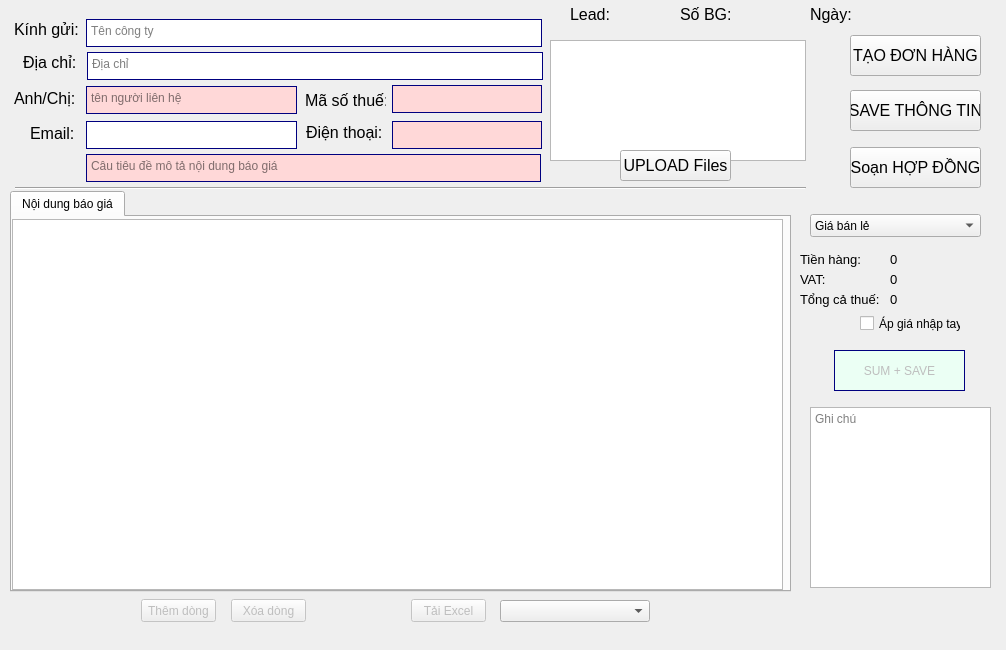
<?xml version="1.0" encoding="UTF-8"?>
<ui version="4.0">
 <class>Win_bao_gia</class>
 <widget class="QMainWindow" name="Win_bao_gia">
  <property name="geometry">
   <rect>
    <x>0</x>
    <y>0</y>
    <width>1006</width>
    <height>650</height>
   </rect>
  </property>
  <property name="minimumSize">
   <size>
    <width>800</width>
    <height>650</height>
   </size>
  </property>
  <property name="maximumSize">
   <size>
    <width>1600</width>
    <height>1400</height>
   </size>
  </property>
  <property name="windowTitle">
   <string>Tạo báo giá mới</string>
  </property>
  <widget class="QWidget" name="centralwidget">
   <widget class="QLabel" name="label_2">
    <property name="geometry">
     <rect>
      <x>14</x>
      <y>19</y>
      <width>81</width>
      <height>21</height>
     </rect>
    </property>
    <property name="font">
     <font>
      <pointsize>12</pointsize>
     </font>
    </property>
    <property name="text">
     <string>Kính gửi:</string>
    </property>
   </widget>
   <widget class="QLabel" name="label_3">
    <property name="geometry">
     <rect>
      <x>14</x>
      <y>88</y>
      <width>81</width>
      <height>21</height>
     </rect>
    </property>
    <property name="font">
     <font>
      <pointsize>12</pointsize>
     </font>
    </property>
    <property name="text">
     <string>Anh/Chị:</string>
    </property>
   </widget>
   <widget class="QLabel" name="label_4">
    <property name="geometry">
     <rect>
      <x>306</x>
      <y>122</y>
      <width>81</width>
      <height>21</height>
     </rect>
    </property>
    <property name="font">
     <font>
      <pointsize>12</pointsize>
     </font>
    </property>
    <property name="text">
     <string>Điện thoại:</string>
    </property>
   </widget>
   <widget class="QLabel" name="label_5">
    <property name="geometry">
     <rect>
      <x>30</x>
      <y>123</y>
      <width>81</width>
      <height>21</height>
     </rect>
    </property>
    <property name="font">
     <font>
      <pointsize>12</pointsize>
     </font>
    </property>
    <property name="text">
     <string>Email:</string>
    </property>
   </widget>
   <widget class="QLabel" name="label_10">
    <property name="geometry">
     <rect>
      <x>680</x>
      <y>4</y>
      <width>51</width>
      <height>21</height>
     </rect>
    </property>
    <property name="font">
     <font>
      <pointsize>12</pointsize>
     </font>
    </property>
    <property name="text">
     <string>Số BG:</string>
    </property>
   </widget>
   <widget class="QLabel" name="label_ngay_1">
    <property name="geometry">
     <rect>
      <x>810</x>
      <y>4</y>
      <width>51</width>
      <height>21</height>
     </rect>
    </property>
    <property name="font">
     <font>
      <pointsize>12</pointsize>
     </font>
    </property>
    <property name="text">
     <string>Ngày:</string>
    </property>
   </widget>
   <widget class="QTextEdit" name="text_ten_congty">
    <property name="geometry">
     <rect>
      <x>86</x>
      <y>19</y>
      <width>456</width>
      <height>28</height>
     </rect>
    </property>
    <property name="font">
     <font>
      <pointsize>9</pointsize>
     </font>
    </property>
    <property name="styleSheet">
     <string notr="true">border: 1px solid black;
border-color: rgb(0, 0, 127);</string>
    </property>
    <property name="placeholderText">
     <string>Tên công ty</string>
    </property>
   </widget>
   <widget class="QTextEdit" name="text_nguoi_lien_he">
    <property name="geometry">
     <rect>
      <x>86</x>
      <y>86</y>
      <width>211</width>
      <height>28</height>
     </rect>
    </property>
    <property name="font">
     <font>
      <pointsize>9</pointsize>
     </font>
    </property>
    <property name="styleSheet">
     <string notr="true">border: 1px solid black;
background-color: rgb(255, 216, 216);
border-color: rgb(0, 0, 127);</string>
    </property>
    <property name="placeholderText">
     <string>tên người liên hệ</string>
    </property>
   </widget>
   <widget class="QTextEdit" name="text_sdt">
    <property name="geometry">
     <rect>
      <x>392</x>
      <y>121</y>
      <width>150</width>
      <height>28</height>
     </rect>
    </property>
    <property name="font">
     <font>
      <pointsize>9</pointsize>
     </font>
    </property>
    <property name="styleSheet">
     <string notr="true">border: 1px solid black;
background-color: rgb(255, 216, 216);
border-color: rgb(0, 0, 127);</string>
    </property>
   </widget>
   <widget class="QTextEdit" name="text_email">
    <property name="geometry">
     <rect>
      <x>86</x>
      <y>121</y>
      <width>211</width>
      <height>28</height>
     </rect>
    </property>
    <property name="font">
     <font>
      <pointsize>9</pointsize>
     </font>
    </property>
    <property name="styleSheet">
     <string notr="true">border: 1px solid black;
border-color: rgb(0, 0, 127);</string>
    </property>
   </widget>
   <widget class="QTextEdit" name="text_noi_dung">
    <property name="geometry">
     <rect>
      <x>86</x>
      <y>154</y>
      <width>455</width>
      <height>28</height>
     </rect>
    </property>
    <property name="font">
     <font>
      <pointsize>9</pointsize>
     </font>
    </property>
    <property name="styleSheet">
     <string notr="true">border: 1px solid black;
background-color: rgb(255, 216, 216);
border-color: rgb(0, 0, 127);</string>
    </property>
    <property name="placeholderText">
     <string>Câu tiêu đề mô tả nội dung báo giá</string>
    </property>
   </widget>
   <widget class="Line" name="line">
    <property name="geometry">
     <rect>
      <x>15</x>
      <y>180</y>
      <width>791</width>
      <height>16</height>
     </rect>
    </property>
    <property name="orientation">
     <enum>Qt::Horizontal</enum>
    </property>
   </widget>
   <widget class="QTextEdit" name="text_mst">
    <property name="geometry">
     <rect>
      <x>392</x>
      <y>85</y>
      <width>150</width>
      <height>28</height>
     </rect>
    </property>
    <property name="font">
     <font>
      <pointsize>9</pointsize>
     </font>
    </property>
    <property name="styleSheet">
     <string notr="true">border: 1px solid black;
background-color: rgb(255, 216, 216);
border-color: rgb(0, 0, 127);</string>
    </property>
   </widget>
   <widget class="QLabel" name="label_9">
    <property name="geometry">
     <rect>
      <x>305</x>
      <y>90</y>
      <width>81</width>
      <height>21</height>
     </rect>
    </property>
    <property name="font">
     <font>
      <pointsize>12</pointsize>
     </font>
    </property>
    <property name="text">
     <string>Mã số thuế:</string>
    </property>
   </widget>
   <widget class="QPushButton" name="but_tao_don_hang">
    <property name="geometry">
     <rect>
      <x>850</x>
      <y>35</y>
      <width>131</width>
      <height>41</height>
     </rect>
    </property>
    <property name="font">
     <font>
      <pointsize>12</pointsize>
     </font>
    </property>
    <property name="text">
     <string>TẠO ĐƠN HÀNG</string>
    </property>
   </widget>
   <widget class="QLabel" name="label_noti">
    <property name="geometry">
     <rect>
      <x>230</x>
      <y>191</y>
      <width>751</width>
      <height>21</height>
     </rect>
    </property>
    <property name="font">
     <font>
      <pointsize>11</pointsize>
      <italic>true</italic>
      <bold>true</bold>
     </font>
    </property>
    <property name="text">
     <string/>
    </property>
   </widget>
   <widget class="QLabel" name="label_so_bg">
    <property name="geometry">
     <rect>
      <x>730</x>
      <y>4</y>
      <width>41</width>
      <height>21</height>
     </rect>
    </property>
    <property name="font">
     <font>
      <pointsize>12</pointsize>
     </font>
    </property>
    <property name="text">
     <string/>
    </property>
   </widget>
   <widget class="QLabel" name="label_ngay">
    <property name="geometry">
     <rect>
      <x>857</x>
      <y>4</y>
      <width>141</width>
      <height>21</height>
     </rect>
    </property>
    <property name="font">
     <font>
      <pointsize>12</pointsize>
     </font>
    </property>
    <property name="text">
     <string/>
    </property>
   </widget>
   <widget class="QLabel" name="label_11">
    <property name="geometry">
     <rect>
      <x>570</x>
      <y>4</y>
      <width>41</width>
      <height>21</height>
     </rect>
    </property>
    <property name="font">
     <font>
      <pointsize>12</pointsize>
     </font>
    </property>
    <property name="text">
     <string>Lead:</string>
    </property>
   </widget>
   <widget class="QLabel" name="label_lead_id">
    <property name="geometry">
     <rect>
      <x>610</x>
      <y>5</y>
      <width>41</width>
      <height>21</height>
     </rect>
    </property>
    <property name="font">
     <font>
      <pointsize>12</pointsize>
     </font>
    </property>
    <property name="text">
     <string/>
    </property>
   </widget>
   <widget class="QTextEdit" name="text_dia_chi">
    <property name="geometry">
     <rect>
      <x>87</x>
      <y>52</y>
      <width>456</width>
      <height>28</height>
     </rect>
    </property>
    <property name="font">
     <font>
      <pointsize>9</pointsize>
     </font>
    </property>
    <property name="styleSheet">
     <string notr="true">border: 1px solid black;
border-color: rgb(0, 0, 127);</string>
    </property>
    <property name="placeholderText">
     <string>Địa chỉ</string>
    </property>
   </widget>
   <widget class="QLabel" name="label_6">
    <property name="geometry">
     <rect>
      <x>23</x>
      <y>52</y>
      <width>81</width>
      <height>21</height>
     </rect>
    </property>
    <property name="font">
     <font>
      <pointsize>12</pointsize>
     </font>
    </property>
    <property name="text">
     <string>Địa chỉ:</string>
    </property>
   </widget>
   <widget class="QTabWidget" name="tabWidget">
    <property name="geometry">
     <rect>
      <x>10</x>
      <y>191</y>
      <width>781</width>
      <height>401</height>
     </rect>
    </property>
    <property name="currentIndex">
     <number>0</number>
    </property>
    <widget class="QWidget" name="tab">
     <attribute name="title">
      <string>Nội dung báo giá</string>
     </attribute>
     <widget class="QTableWidget" name="tableWidget">
      <property name="geometry">
       <rect>
        <x>0</x>
        <y>2</y>
        <width>771</width>
        <height>371</height>
       </rect>
      </property>
     </widget>
    </widget>
   </widget>
   <widget class="QLabel" name="label_tienhang">
    <property name="geometry">
     <rect>
      <x>800</x>
      <y>251</y>
      <width>91</width>
      <height>16</height>
     </rect>
    </property>
    <property name="font">
     <font>
      <pointsize>10</pointsize>
     </font>
    </property>
    <property name="text">
     <string>Tiền hàng:</string>
    </property>
   </widget>
   <widget class="QLabel" name="label_showtienhang">
    <property name="geometry">
     <rect>
      <x>890</x>
      <y>251</y>
      <width>91</width>
      <height>16</height>
     </rect>
    </property>
    <property name="font">
     <font>
      <pointsize>10</pointsize>
     </font>
    </property>
    <property name="text">
     <string>0</string>
    </property>
   </widget>
   <widget class="QLabel" name="label_tongcathue">
    <property name="geometry">
     <rect>
      <x>800</x>
      <y>291</y>
      <width>91</width>
      <height>16</height>
     </rect>
    </property>
    <property name="font">
     <font>
      <pointsize>10</pointsize>
     </font>
    </property>
    <property name="text">
     <string>Tổng cả thuế:</string>
    </property>
   </widget>
   <widget class="QLabel" name="label_showtongcong">
    <property name="geometry">
     <rect>
      <x>890</x>
      <y>291</y>
      <width>101</width>
      <height>16</height>
     </rect>
    </property>
    <property name="font">
     <font>
      <pointsize>10</pointsize>
     </font>
    </property>
    <property name="text">
     <string>0</string>
    </property>
   </widget>
   <widget class="QPushButton" name="but_xoa_dong">
    <property name="enabled">
     <bool>false</bool>
    </property>
    <property name="geometry">
     <rect>
      <x>231</x>
      <y>599</y>
      <width>75</width>
      <height>23</height>
     </rect>
    </property>
    <property name="text">
     <string>Xóa dòng</string>
    </property>
   </widget>
   <widget class="QPushButton" name="but_them_dong">
    <property name="enabled">
     <bool>false</bool>
    </property>
    <property name="geometry">
     <rect>
      <x>141</x>
      <y>599</y>
      <width>75</width>
      <height>23</height>
     </rect>
    </property>
    <property name="text">
     <string>Thêm dòng</string>
    </property>
   </widget>
   <widget class="QLabel" name="label_showvat">
    <property name="geometry">
     <rect>
      <x>890</x>
      <y>271</y>
      <width>91</width>
      <height>16</height>
     </rect>
    </property>
    <property name="font">
     <font>
      <pointsize>10</pointsize>
     </font>
    </property>
    <property name="text">
     <string>0</string>
    </property>
   </widget>
   <widget class="QComboBox" name="comboBox">
    <property name="geometry">
     <rect>
      <x>810</x>
      <y>214</y>
      <width>171</width>
      <height>23</height>
     </rect>
    </property>
    <item>
     <property name="text">
      <string>Giá bán lẻ</string>
     </property>
    </item>
    <item>
     <property name="text">
      <string>Giá cấp 2</string>
     </property>
    </item>
    <item>
     <property name="text">
      <string>Giá cấp 1</string>
     </property>
    </item>
    <item>
     <property name="text">
      <string>Giá thuê theo ngày</string>
     </property>
    </item>
    <item>
     <property name="text">
      <string>Giá thuê theo tháng</string>
     </property>
    </item>
    <item>
     <property name="text">
      <string>Giá thuê theo năm</string>
     </property>
    </item>
   </widget>
   <widget class="QLabel" name="label_vat">
    <property name="geometry">
     <rect>
      <x>800</x>
      <y>271</y>
      <width>71</width>
      <height>16</height>
     </rect>
    </property>
    <property name="font">
     <font>
      <pointsize>10</pointsize>
     </font>
    </property>
    <property name="text">
     <string>VAT:</string>
    </property>
   </widget>
   <widget class="QCheckBox" name="checkBox">
    <property name="geometry">
     <rect>
      <x>860</x>
      <y>313</y>
      <width>101</width>
      <height>21</height>
     </rect>
    </property>
    <property name="text">
     <string>Áp giá nhập tay</string>
    </property>
   </widget>
   <widget class="QTextEdit" name="text_ghi_chu">
    <property name="geometry">
     <rect>
      <x>810</x>
      <y>407</y>
      <width>181</width>
      <height>181</height>
     </rect>
    </property>
    <property name="placeholderText">
     <string>Ghi chú</string>
    </property>
   </widget>
   <widget class="QPushButton" name="but_excel">
    <property name="enabled">
     <bool>false</bool>
    </property>
    <property name="geometry">
     <rect>
      <x>411</x>
      <y>599</y>
      <width>75</width>
      <height>23</height>
     </rect>
    </property>
    <property name="text">
     <string>Tải Excel</string>
    </property>
   </widget>
   <widget class="QPushButton" name="but_luu_file">
    <property name="enabled">
     <bool>false</bool>
    </property>
    <property name="geometry">
     <rect>
      <x>834</x>
      <y>350</y>
      <width>131</width>
      <height>41</height>
     </rect>
    </property>
    <property name="styleSheet">
     <string notr="true">border: 1px solid black;
border-color: rgb(0, 0, 127);
background-color: rgb(235, 255, 244);</string>
    </property>
    <property name="text">
     <string>SUM + SAVE</string>
    </property>
   </widget>
   <widget class="QComboBox" name="combo_cty">
    <property name="geometry">
     <rect>
      <x>500</x>
      <y>600</y>
      <width>150</width>
      <height>22</height>
     </rect>
    </property>
   </widget>
   <widget class="QPushButton" name="but_save_thong_tin">
    <property name="geometry">
     <rect>
      <x>850</x>
      <y>90</y>
      <width>131</width>
      <height>41</height>
     </rect>
    </property>
    <property name="font">
     <font>
      <pointsize>12</pointsize>
     </font>
    </property>
    <property name="text">
     <string>SAVE THÔNG TIN</string>
    </property>
   </widget>
   <widget class="QPushButton" name="but_hop_dong">
    <property name="geometry">
     <rect>
      <x>850</x>
      <y>147</y>
      <width>131</width>
      <height>41</height>
     </rect>
    </property>
    <property name="font">
     <font>
      <pointsize>12</pointsize>
     </font>
    </property>
    <property name="text">
     <string>Soạn HỢP ĐỒNG</string>
    </property>
   </widget>
   <widget class="QTextBrowser" name="txt_file">
    <property name="geometry">
     <rect>
      <x>550</x>
      <y>40</y>
      <width>256</width>
      <height>121</height>
     </rect>
    </property>
   </widget>
   <widget class="QPushButton" name="but_upload">
    <property name="geometry">
     <rect>
      <x>620</x>
      <y>150</y>
      <width>111</width>
      <height>31</height>
     </rect>
    </property>
    <property name="font">
     <font>
      <pointsize>12</pointsize>
     </font>
    </property>
    <property name="text">
     <string>UPLOAD Files</string>
    </property>
   </widget>
   <zorder>tabWidget</zorder>
   <zorder>label_2</zorder>
   <zorder>label_3</zorder>
   <zorder>label_4</zorder>
   <zorder>label_5</zorder>
   <zorder>label_10</zorder>
   <zorder>label_ngay_1</zorder>
   <zorder>text_ten_congty</zorder>
   <zorder>text_nguoi_lien_he</zorder>
   <zorder>text_sdt</zorder>
   <zorder>text_email</zorder>
   <zorder>text_noi_dung</zorder>
   <zorder>line</zorder>
   <zorder>text_mst</zorder>
   <zorder>label_9</zorder>
   <zorder>but_tao_don_hang</zorder>
   <zorder>label_so_bg</zorder>
   <zorder>label_ngay</zorder>
   <zorder>label_11</zorder>
   <zorder>label_lead_id</zorder>
   <zorder>text_dia_chi</zorder>
   <zorder>label_6</zorder>
   <zorder>label_noti</zorder>
   <zorder>label_tienhang</zorder>
   <zorder>label_showtienhang</zorder>
   <zorder>label_tongcathue</zorder>
   <zorder>label_showtongcong</zorder>
   <zorder>but_xoa_dong</zorder>
   <zorder>but_them_dong</zorder>
   <zorder>label_showvat</zorder>
   <zorder>comboBox</zorder>
   <zorder>label_vat</zorder>
   <zorder>checkBox</zorder>
   <zorder>text_ghi_chu</zorder>
   <zorder>but_excel</zorder>
   <zorder>but_luu_file</zorder>
   <zorder>combo_cty</zorder>
   <zorder>but_save_thong_tin</zorder>
   <zorder>but_hop_dong</zorder>
   <zorder>txt_file</zorder>
   <zorder>but_upload</zorder>
  </widget>
  <action name="menu_tao_kh">
   <property name="text">
    <string>Tạo báo giá mới</string>
   </property>
  </action>
  <action name="menu_xem_bg_cu">
   <property name="text">
    <string>Xem báo giá đã gửi</string>
   </property>
  </action>
  <action name="actionT_o_kh_ch_h_ng_m_i">
   <property name="text">
    <string>Tạo khách hàng mới</string>
   </property>
  </action>
  <action name="menu_xem_kh_cu">
   <property name="text">
    <string>Xem thông tin KH</string>
   </property>
  </action>
  <action name="actionK_t_th_c">
   <property name="text">
    <string>Kết thúc</string>
   </property>
  </action>
  <action name="actionH_ng_d_n_s_d_ng">
   <property name="text">
    <string>Hướng dẫn sử dụng</string>
   </property>
  </action>
  <action name="actionUpdate">
   <property name="text">
    <string>Update...</string>
   </property>
  </action>
  <action name="actionSetup">
   <property name="text">
    <string>Setup</string>
   </property>
  </action>
 </widget>
 <resources/>
 <connections/>
</ui>
